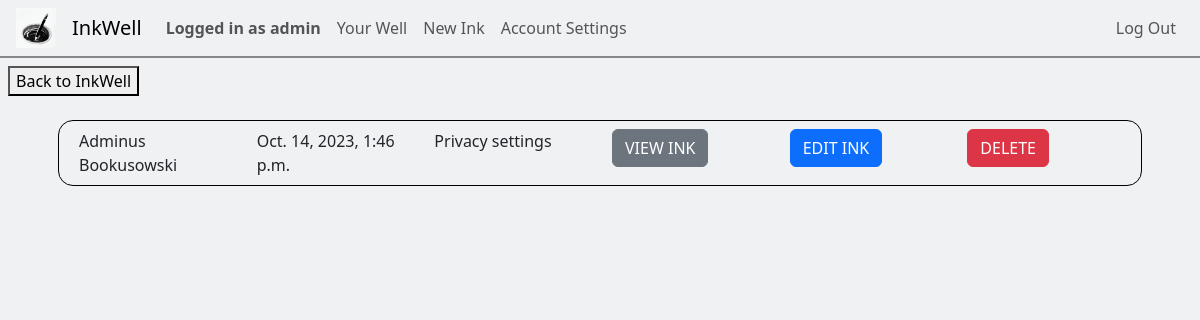
Page /ink_settings (signed in) on the earlier database version.
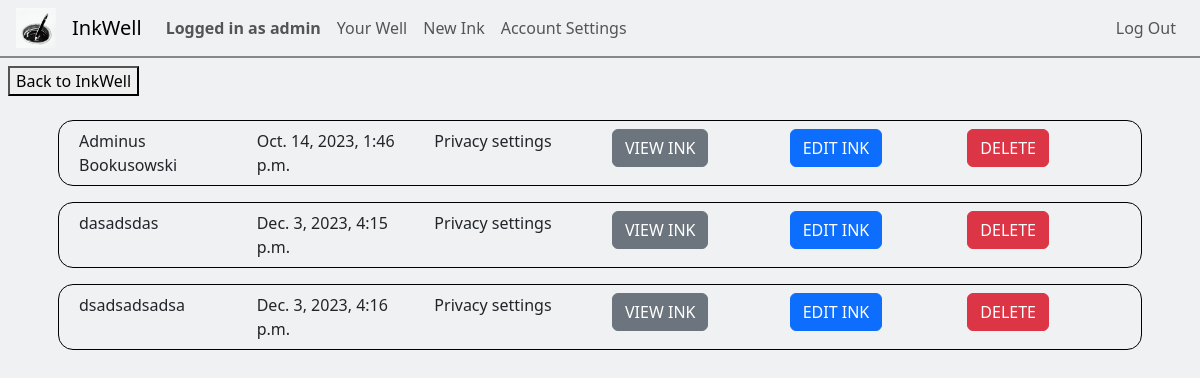
Same page on the later database version.
### inkwell/models.py (models this page shows, shortened)
class Ink(models.Model):
    wellOrigin = models.ForeignKey(Well, on_delete=models.CASCADE, related_name="well_pk", default="")
    inkOwner = models.ForeignKey(User, on_delete=models.CASCADE, related_name="ink_owner", default="")
    coAuthors = models.ManyToManyField(User, related_name="CoAuthors", blank=True)
    privateStatus = models.BooleanField(default=False)
    updateStatus = models.BooleanField(default=False) # If the Ink is edited at least once, this changes to true
    ink_following = models.ManyToManyField(User, related_name="ink_following", blank=True)
    genre = models.CharField(max_length=64, default="")
    description = models.CharField(max_length=500, default="")
    title = models.CharField(max_length=64, default="")
    content = models.TextField()
    views = models.PositiveBigIntegerField(default=0)
    creation_date = models.DateTimeField(default=timezone.now, editable=False)

### inkwell/views.py (the view)
# urls.py: path('ink_settings', views.ink_settings, name='ink_settings'),
@login_required
def ink_settings(request):
    retrieve_inks = Ink.objects.filter(inkOwner=request.user)
    return render(request, "inkwell/ink_settings.html", {
        "inks": retrieve_inks
    })

### inkwell/templates/inkwell/ink_settings.html
{% extends "inkwell/layout.html" %}
{% block body %}
<a href="{% url 'well' username=request.user.username %}"><button class="backToInkWell">Back to InkWell</button></a>
<div class="container">
    {% for ink in inks %}
        <div class="row inkSettingRow">
            <div class="col">
                {{ ink.title }}
            </div>
            <div class="col">
                {{ ink.creation_date }}
            </div>
            <div class="col">
                Privacy settings
            </div>
            <div class="col">
                <a href="{% url 'ink_view' inkID=ink.id %}"><button class="btn btn-secondary">VIEW INK</button></a>
            </div>
            <div class="col">
                <a href="{% url 'edit_ink' inkID=ink.id %}"><button class="btn btn-primary" href="">EDIT INK</button></a>
            </div>
            <div class="col">
                <button class="btn btn-danger">DELETE</button>
            </div>
        </div>
    {% endfor %}
</div>
{% endblock %}

Differences in the rows shown:
added Ink: title "dasadsdas", creation_date "Dec. 3, 2023, 4:15 p.m."
added Ink: title "dsadsadsadsa", creation_date "Dec. 3, 2023, 4:16 p.m."
